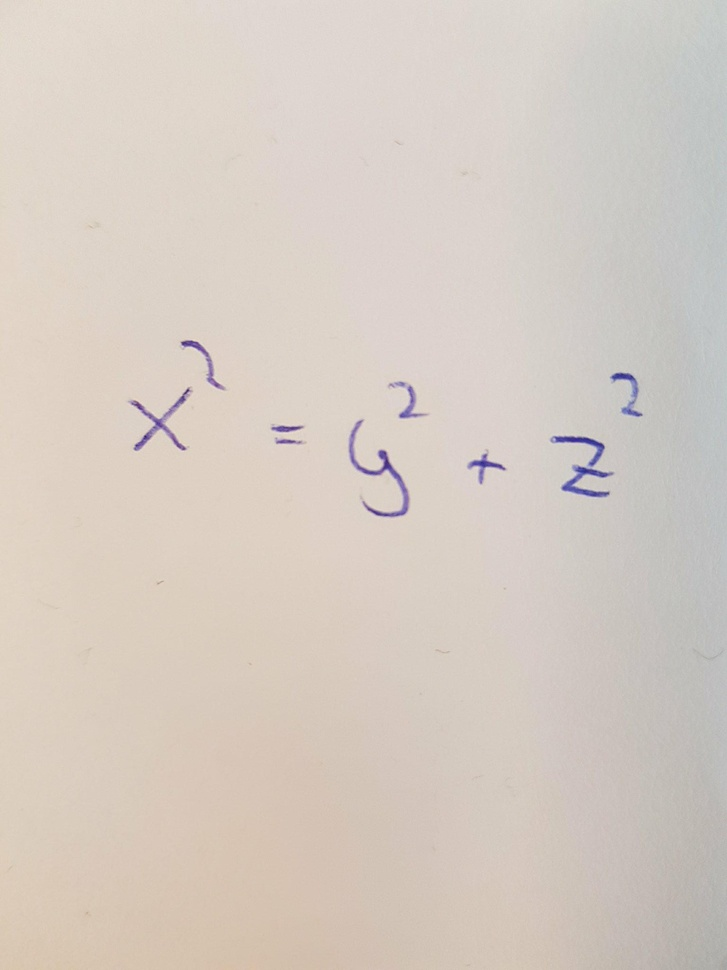
#> input picture pic.jpg, 727 x 970 px, shrunk from 1536 x 2048 before the run; its folder holds only this picture in this run
$ python -i dataLoader.py   (imports and definitions only)
#> lines starting #> are read from the running program, lines starting #| are printed output that depends on the picture
import cv2
import numpy as np
import pickle
from math import floor
from os import listdir

# reads raw image data from inPath into a two lists (train and test) of tuples consisting of
# input data and correct output; for training data the correct output is vectorized, but for test data
# it is the index of the symbol for compatibility with feedforward's output
def pickleJPEGData(inPath, symbols):
	data = { 'train': [], 'test': [] }

	#Determine which symbols has fewest samples
	samples = 1000000000
	for symbol in symbols:
		path = inPath + symbol + '/'
		nFiles = len(listdir(path))
		if nFiles < samples:
			samples = nFiles

	for symbol in symbols:
		path = inPath + symbol + '/'
		files = [ readImage(inPath + symbol + '/' + f) for f in listdir(path) ]
		files = files[0:samples-1]
		nTrain = floor(len(files) * 0.9)
		data['train'] = [(trainInput, vectorize(symbol, symbols)) for trainInput in files[:nTrain]]
		data['test'] = [(testInput, vectorize(symbol, symbols)) for testInput in files[nTrain:]]
		with open(inPath + symbol + '.pkl', 'wb') as f:
			pickle.dump(data, f)

#Create one-hot representation of symbol. Indexing is determined by 'symbols' list
def vectorize(symbol, symbols):
	output = np.zeros(len(symbols))
	output[symbols.index(symbol)] = 1
	return output

#Read a single image into a binary column vector, diliates symbol
def readImage(path):
#> called with path = 'pic.jpg'
	img = cv2.imread(path,cv2.IMREAD_GRAYSCALE)
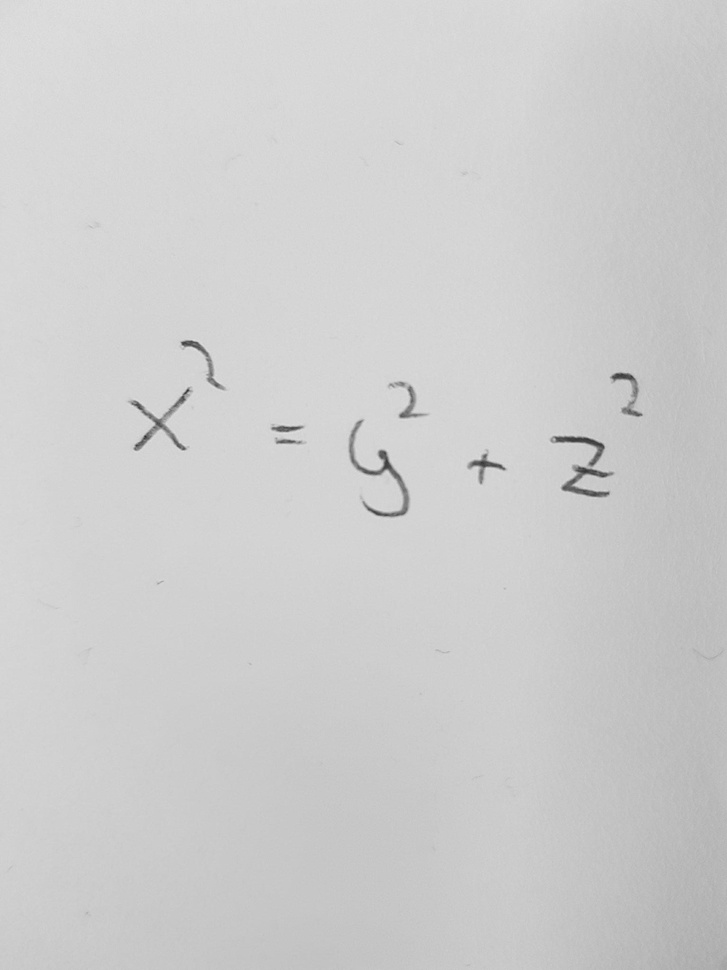
#> img: shape (970, 727); min 42, max 225, mean 205.4
	img = cv2.bitwise_not(img)
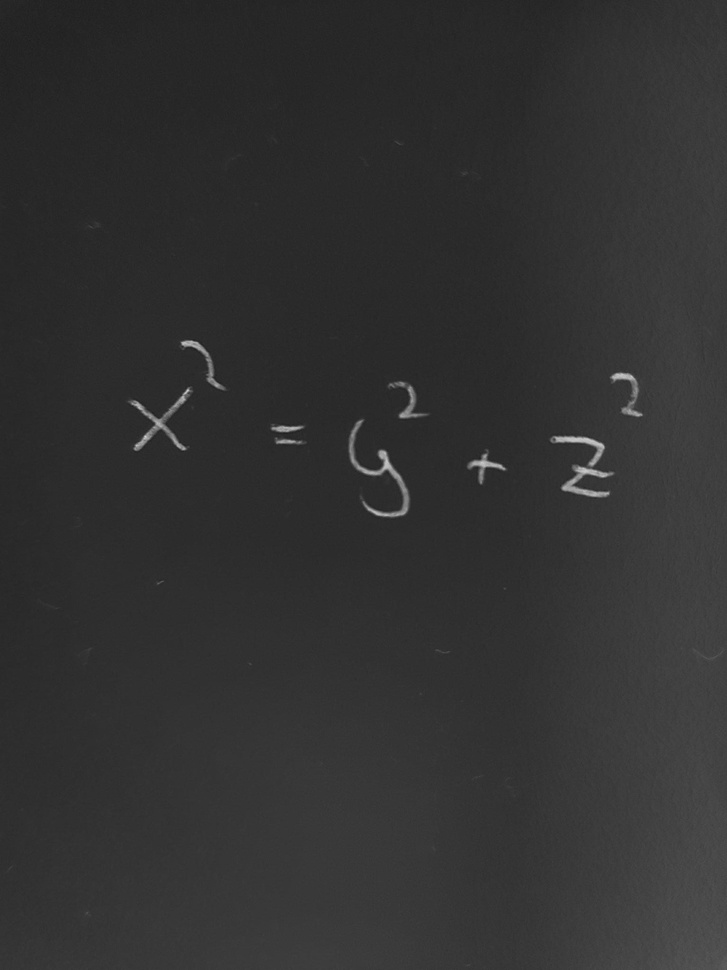
#> img: shape (970, 727); min 30, max 213, mean 49.6
	img = cv2.dilate(img,np.ones((3,3),np.uint8),iterations=1)
	img = cv2.bitwise_not(img)
	return img

#Read pickle files into numpy arrays for training and test data
def loadPickledData(path, symbols):
	data = { 'training-input': [], 'training-output': [], 'test-input': [], 'test-output': [] }
	print("loading symbols...")
	for symbol in symbols:
		with open(path + symbol + '.pkl', 'rb') as f:
				symbolData = pickle.load(f)
		data['training-input'].extend([inp for inp, outp in symbolData['train']])
		data['training-output'].extend([outp for inp, outp in symbolData['train']])
		data['test-input'].extend([inp for inp, outp in symbolData['test']])
		data['test-output'].extend([outp for inp, outp in symbolData['test']])
	data['training-input'] = np.array(data['training-input'])
	data['training-output'] = np.array(data['training-output'])
	data['test-input'] = np.array(data['test-input'])
	data['test-output'] = np.array(data['test-output'])
	return data

>>> result = readImage('pic.jpg')
